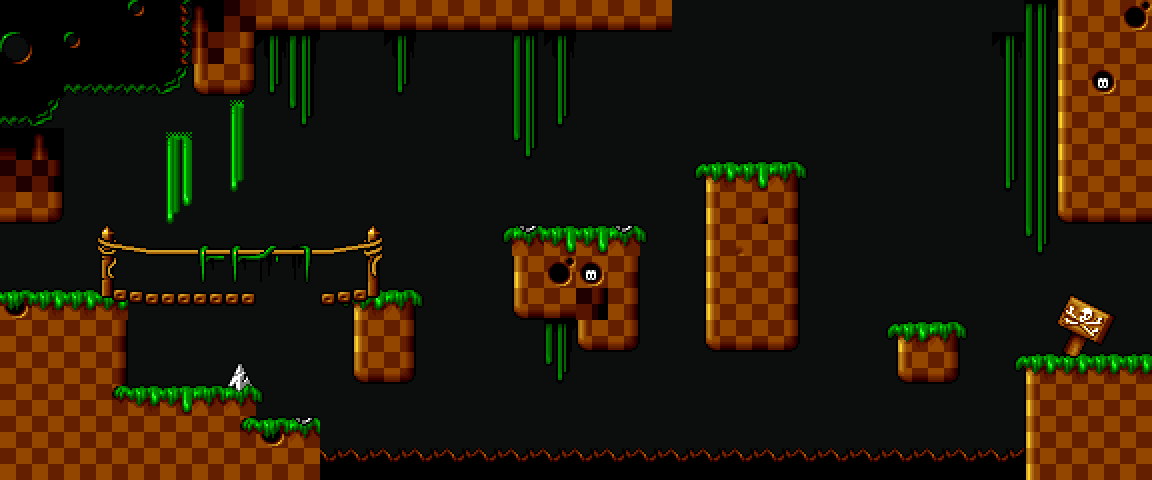

Below is a game level as drawn by its tile map, then a one-line description and the .tmx file that defines it, in full:
An orthogonal 36x15 tile map with 32x32 px tiles, 2 tile layers (background, foreground) and 19 objects (4x me.Trigger, mainPlayer).

<map version="1.9" tiledversion="1.9.0" orientation="orthogonal" renderorder="right-down" width="36" height="15" tilewidth="32" tileheight="32" infinite="0" backgroundcolor="#0c0d0d" nextlayerid="5" nextobjectid="24">
 <tileset firstgid="1" name="area01_level_tiles" tilewidth="32" tileheight="32" tilecount="140" columns="20">
  <image source="../img/map/area01_level_tiles.png" width="640" height="241" />
 </tileset>
 <layer id="1" name="background" width="36" height="15">
  <data encoding="csv">
21,21,21,21,29,49,71,70,8,8,8,8,8,8,8,8,8,8,8,8,8,0,0,0,0,0,0,0,0,0,0,0,15,24,3,61,
28,21,29,21,21,49,72,25,14,15,0,0,14,0,0,0,65,14,0,0,0,0,0,0,0,0,0,0,0,0,0,14,35,24,3,3,
21,21,69,69,69,67,44,45,54,35,0,0,54,0,0,0,35,34,0,0,0,0,0,0,0,0,0,0,0,0,0,34,35,24,41,3,
69,67,0,0,0,0,0,16,0,55,0,0,0,0,1,0,35,54,0,0,0,0,0,0,0,0,0,0,0,0,0,34,35,24,3,3,
50,71,0,0,0,17,0,36,0,0,0,0,0,0,0,0,55,0,0,0,0,0,0,0,0,0,0,0,0,0,0,34,35,24,3,3,
70,53,0,0,0,37,0,56,0,0,0,0,0,0,0,0,0,0,0,0,0,23,4,62,5,22,1,0,0,0,0,54,35,24,3,3,
8,45,0,0,0,57,0,1,0,0,0,0,0,0,0,0,1,1,1,94,0,1,24,6,25,0,0,0,0,0,0,0,35,44,8,8,
0,0,0,0,1,1,0,1,1,0,1,1,0,0,0,23,114,62,62,114,22,1,24,7,25,0,0,0,0,0,0,0,55,0,0,0,
0,0,0,0,1,1,1,1,1,1,1,1,0,0,0,0,24,61,41,25,0,0,24,3,25,0,0,0,0,0,0,0,0,0,0,0,
2,42,42,42,1,1,1,1,1,1,23,4,5,22,0,0,44,8,53,25,0,0,24,3,25,0,0,0,0,0,0,0,0,12,13,0,
3,3,3,25,0,0,0,0,0,0,0,24,25,0,1,0,0,15,44,45,1,0,44,8,45,0,0,23,4,5,22,0,0,32,33,0,
3,3,3,25,0,0,0,93,0,0,0,44,45,0,1,0,0,55,1,0,0,0,1,1,0,0,0,0,44,45,0,23,4,52,42,42,
3,3,3,26,42,62,43,113,22,1,1,1,1,1,1,1,1,1,1,1,94,0,0,0,0,0,0,0,0,0,0,0,24,3,3,3,
3,3,3,3,3,3,3,26,2,114,1,1,1,1,1,1,1,1,0,0,0,0,0,0,0,0,0,0,0,0,0,0,24,3,3,3,
3,3,3,3,3,3,3,3,3,3,68,68,68,68,68,68,68,68,68,68,68,68,68,68,68,68,68,68,68,68,68,68,24,3,3,3
</data>
 </layer>
 <layer id="3" name="foreground" width="36" height="15">
  <data encoding="csv">
0,0,0,0,0,0,0,0,0,0,0,0,0,0,0,0,0,0,0,0,0,0,0,0,0,0,0,0,0,0,0,0,0,0,0,0,
0,0,0,0,0,0,0,0,0,0,0,0,0,0,0,0,0,0,0,0,0,0,0,0,0,0,0,0,0,0,0,0,0,0,0,0,
0,0,0,0,0,0,0,0,0,0,0,0,0,0,0,0,0,0,0,0,0,0,0,0,0,0,0,0,0,0,0,0,0,0,0,0,
0,0,0,0,0,0,0,0,0,0,0,0,0,0,0,0,0,0,0,0,0,0,0,0,0,0,0,0,0,0,0,0,0,0,0,0,
0,0,0,0,0,0,0,0,0,0,0,0,0,0,0,0,0,0,0,0,0,0,0,0,0,0,0,0,0,0,0,0,0,0,0,0,
0,0,0,0,0,0,0,0,0,0,0,0,0,0,0,0,0,0,0,0,0,0,0,0,0,0,0,0,0,0,0,0,0,0,0,0,
0,0,0,0,0,0,0,0,0,0,0,0,0,0,0,0,0,0,0,0,0,0,0,0,0,0,0,0,0,0,0,0,0,0,0,0,
0,0,0,81,82,102,83,83,84,85,86,87,0,0,0,0,0,0,0,0,0,0,0,0,0,0,0,0,0,0,0,0,0,0,0,0,
0,0,0,101,0,0,103,103,104,105,0,107,0,0,0,0,0,0,0,0,0,0,0,0,0,0,0,0,0,0,0,0,0,0,0,0,
0,0,0,121,122,123,123,123,0,0,124,125,0,0,0,0,0,0,0,0,0,0,0,0,0,0,0,0,0,0,0,0,0,0,0,0,
0,0,0,0,0,0,0,0,0,0,0,0,0,0,0,0,0,0,0,0,0,0,0,0,0,0,0,0,0,0,0,0,0,0,0,0,
0,0,0,0,0,0,0,0,0,0,0,0,0,0,0,0,0,0,0,0,0,0,0,0,0,0,0,0,0,0,0,0,0,0,0,0,
0,0,0,0,0,0,0,0,0,0,0,0,0,0,0,0,0,0,0,0,0,0,0,0,0,0,0,0,0,0,0,0,0,0,0,0,
0,0,0,0,0,0,0,0,0,0,0,0,0,0,0,0,0,0,0,0,0,0,0,0,0,0,0,0,0,0,0,0,0,0,0,0,
0,0,0,0,0,0,0,0,0,0,0,0,0,0,0,0,0,0,0,0,0,0,0,0,0,0,0,0,0,0,0,0,0,0,0,0
</data>
 </layer>
 <objectgroup id="2" name="collision">
  <object id="1" x="3.33333" y="297.333" width="119.333" height="97.3333" />
  <object id="2" x="128" y="397.333" width="119.333" height="78.6667" />
  <object id="3" x="258" y="423.333" width="60" height="54" />
  <object id="4" x="355.333" y="297.333" width="58" height="88" />
  <object id="5" x="512.667" y="231.333" width="124.667" height="83.3333" />
  <object id="6" x="580" y="319.333" width="58" height="28.6667" />
  <object id="7" x="0" y="128" width="56.6667" height="90.6667" />
  <object id="8" x="196" y="2" width="56" height="90.6667" />
  <object id="9" x="255.333" y="2.66667" width="412.667" height="28" />
  <object id="12" x="126" y="296.667" width="124" height="6.66667" />
  <object id="13" x="330" y="296.667" width="22.6667" height="7.33333" />
  <object id="15" name="me.Trigger" x="284.666" y="542.666" width="864" height="8.66667">
   <properties>
    <property name="duration" value="2000" />
    <property name="fade" value="#FFFFFF" />
    <property name="to" value="area01" />
   </properties>
  </object>
  <object id="16" name="me.Trigger" x="124" y="376" width="124.667" height="8.66667">
   <properties>
    <property name="duration" value="2000" />
    <property name="fade" value="#FFFFFF" />
    <property name="to" value="area01" />
   </properties>
  </object>
  <object id="19" name="me.Trigger" x="258.666" y="409.333" width="59.3337" height="8.66667">
   <properties>
    <property name="duration" value="2000" />
    <property name="fade" value="#FFFFFF" />
    <property name="to" value="area01" />
   </properties>
  </object>
  <object id="20" name="me.Trigger" x="1152" y="237.333" width="59.3337" height="114">
   <properties>
    <property name="duration" value="2000" />
    <property name="fade" value="#FFFFFF" />
    <property name="to" value="area01" />
   </properties>
  </object>
  <object id="18" x="712" y="170.667" width="83.3333" height="171.333" />
  <object id="21" x="898.667" y="328" width="60" height="51.3333" />
  <object id="22" x="1025.33" y="362.667" width="125.333" height="102" />
 </objectgroup>
 <objectgroup id="4" name="mainPlayer">
  <object id="14" name="mainPlayer" x="1.33333" y="225.333" width="32" height="64">
   <properties>
    <property name="framewidth" value="64" />
    <property name="image" value="gripe_run_right" />
   </properties>
  </object>
 </objectgroup>
</map>
